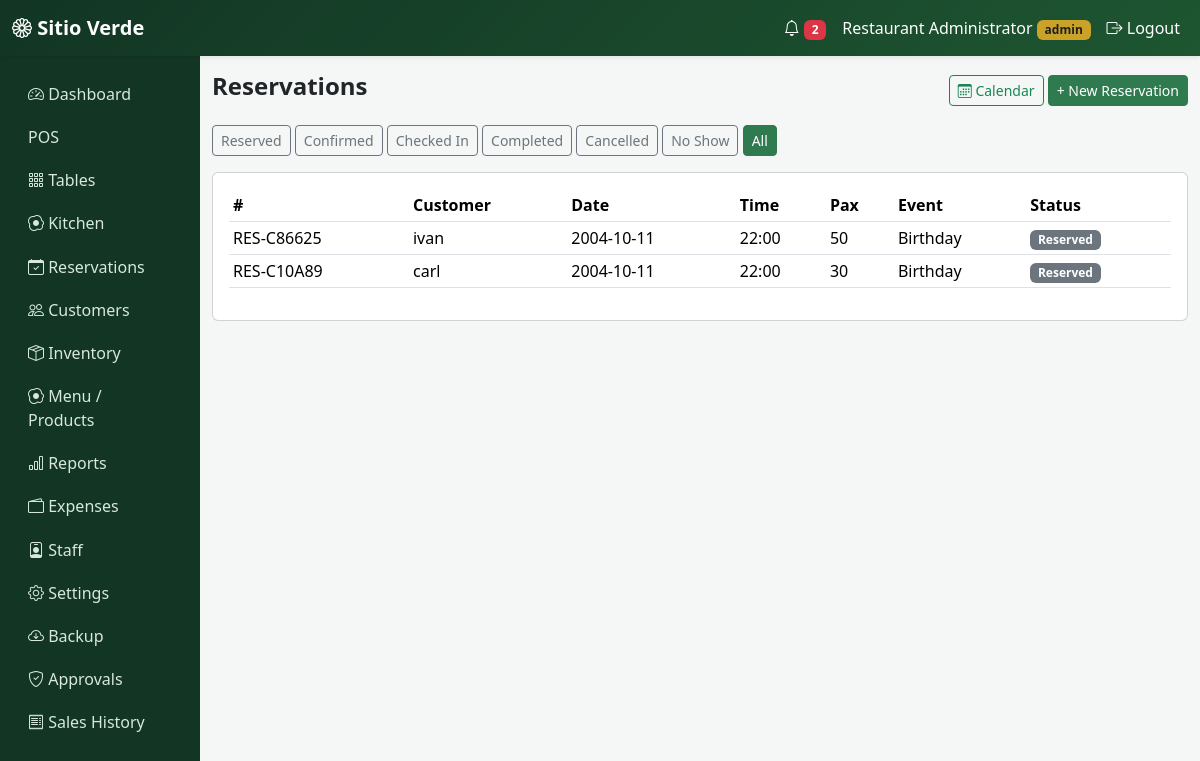
/reservations/ (signed in), run on the app's committed database.
### app/models.py (models this page shows, shortened)
class User(db.Model, UserMixin):
    id = db.Column(db.Integer, primary_key=True)
    username = db.Column(db.String(64), unique=True, nullable=False)
    password_hash = db.Column(db.String(256), nullable=False)
    role = db.Column(db.String(20), default="staff", nullable=False)  # admin | staff
    name = db.Column(db.String(120))
    active = db.Column(db.Boolean, default=True)
    created_at = db.Column(db.DateTime, default=datetime.utcnow)
    def is_admin(self):
        return self.role == "admin"

class Reservation(db.Model):
    id = db.Column(db.Integer, primary_key=True)
    reservation_number = db.Column(db.String(20), unique=True, nullable=False)
    inquiry_number = db.Column(db.String(20))
    customer_id = db.Column(db.Integer, db.ForeignKey("customer.id"))
    date = db.Column(db.Date, nullable=False)
    time = db.Column(db.Time, nullable=False)
    status = db.Column(db.String(20), default="Reserved")
    customer_name = db.Column(db.String(120), nullable=False)
    phone = db.Column(db.String(20))
    email = db.Column(db.String(120))
    pax = db.Column(db.Integer, nullable=False)
    event_type = db.Column(db.String(50))
    special_requests = db.Column(db.Text)
    assigned_staff = db.Column(db.String(120))
    confirmed_by = db.Column(db.String(120))
    date_confirmed = db.Column(db.DateTime)
    down_payment = db.Column(db.Float, default=0)
    arrival_time = db.Column(db.DateTime)
    actual_pax = db.Column(db.Integer)
    total_bill = db.Column(db.Float, default=0)
    remaining_balance = db.Column(db.Float, default=0)
    created_at = db.Column(db.DateTime, default=datetime.utcnow)
    attachments = db.relationship(
        "ReservationAttachment",
        backref="reservation",
        lazy=True,
        cascade="all, delete-orphan",
    )
    res_payments = db.relationship(
        "ReservationPayment",
        backref="reservation",
        lazy=True,
        cascade="all, delete-orphan",
    )

### app/reservations/routes.py (the view)
@reservations.route("/")
@login_required
def list_reservations():
    status = request.args.get("status")
    query = Reservation.query
    if status:
        query = query.filter_by(status=status)
    items = query.order_by(Reservation.date.desc(), Reservation.time.desc()).all()
    return render_template("reservations/list.html", items=items, status=status)

### app/notifications/helpers.py (called while the page is built)
def unread_notification_count():
    return Notification.query.filter_by(is_read=False).count()

### app/templates/reservations/list.html (shortened to what this page needs)
{% extends "base.html" %}
{% block content %}
<div class="d-flex justify-content-between align-items-center mb-3">
  <h4 class="fw-bold">Reservations</h4>
  <div>
    <a href="{{ url_for('reservations.calendar_view') }}" class="btn btn-outline-success btn-sm"><i class="bi bi-calendar3"></i> Calendar</a>
    <a href="{{ url_for('reservations.new_reservation') }}" class="btn btn-sv btn-sm">+ New Reservation</a>
  </div>
</div>
<div class="mb-3">
  {% for s in ['Reserved','Confirmed','Checked In','Completed','Cancelled','No Show'] %}
  <a href="{{ url_for('reservations.list_reservations', status=s) }}" class="btn btn-sm {{ 'btn-sv' if status==s else 'btn-outline-secondary' }}">{{ s }}</a>
  {% endfor %}
  <a href="{{ url_for('reservations.list_reservations') }}" class="btn btn-sm {{ 'btn-sv' if not status else 'btn-outline-secondary' }}">All</a>
</div>
<div class="card p-3">
<table class="table table-sm table-hover">
  <thead><tr><th>#</th><th>Customer</th><th>Date</th><th>Time</th><th>Pax</th><th>Event</th><th>Status</th></tr></thead>
  <tbody>
  {% for r in items %}
    <tr onclick="window.location='{{ url_for('reservations.detail', id=r.id) }}'" style="cursor:pointer">
      <td>{{ r.reservation_number }}</td><td>{{ r.customer_name }}</td><td>{{ r.date }}</td><td>{{ r.time.strftime('%H:%M') }}</td><td>{{ r.pax }}</td><td>{{ r.event_type }}</td>
      <td><span class="badge bg-secondary">{{ r.status }}</span></td>
    </tr>
  {% endfor %}
  </tbody>
</table>
</div>
{% endblock %}

### app/templates/base.html (shortened to what this page needs)
<!DOCTYPE html>
<html lang="en">
<head>
  <link href="https://cdn.jsdelivr.net/npm/bootstrap@5.3.3/dist/css/bootstrap.min.css" rel="stylesheet">
  <link href="https://cdn.jsdelivr.net/npm/bootstrap-icons@1.11.3/font/bootstrap-icons.css" rel="stylesheet">
  <link href="{{ url_for('static', filename='css/style.css') }}" rel="stylesheet">
</head>
<body>
{% if current_user.is_authenticated %}
<nav class="navbar navbar-expand-lg navbar-sv shadow-sm">
  <div class="container-fluid">
    <a class="navbar-brand fw-bold" href="{{ url_for('main.dashboard') }}"><i class="bi bi-flower1"></i> Sitio Verde</a>
    <div class="collapse navbar-collapse" id="nav1">
      <ul class="navbar-nav ms-auto align-items-lg-center">
        <li class="nav-item">
          <a class="nav-link" href="{{ url_for('notifications.list_notifications') }}">
            <i class="bi bi-bell"></i>
            {% if unread_notifications %}<span class="badge bg-danger">{{ unread_notifications }}</span>{% endif %}
          </a>
        </li>
        <li class="nav-item"><span class="nav-link">{{ current_user.name or current_user.username }} <small class="badge badge-sv">{{ current_user.role }}</small></span></li>
        <li class="nav-item"><a class="nav-link" href="{{ url_for('auth.logout') }}"><i class="bi bi-box-arrow-right"></i> Logout</a></li>
      </ul>
    </div>
  </div>
</nav>
<div class="container-fluid">
  <div class="row">
    <div class="col-lg-2 sidebar py-3 d-none d-lg-block">
      <a href="{{ url_for('main.dashboard') }}"><i class="bi bi-speedometer2"></i> Dashboard</a>
      <a href="{{ url_for('pos.index') }}"> POS</a>
      <a href="{{ url_for('tables_bp.layout') }}"><i class="bi bi-grid-3x3-gap"></i> Tables</a>
      <a href="{{ url_for('kitchen.queue') }}"><i class="bi bi-egg-fried"></i> Kitchen</a>
      <a href="{{ url_for('reservations.list_reservations') }}"><i class="bi bi-calendar-check"></i> Reservations</a>
      <a href="{{ url_for('customers.list_customers') }}"><i class="bi bi-people"></i> Customers</a>
      {% if current_user.is_admin() %}
      <a href="{{ url_for('inventory.list_items') }}"><i class="bi bi-box-seam"></i> Inventory</a>
      <a href="{{ url_for('admin.products') }}"><i class="bi bi-egg-fried"></i> Menu / Products</a>
      <a href="{{ url_for('reports.index') }}"><i class="bi bi-bar-chart"></i> Reports</a>
      <a href="{{ url_for('expenses.list_expenses') }}"><i class="bi bi-wallet2"></i> Expenses</a>
      <a href="{{ url_for('admin.users') }}"><i class="bi bi-person-badge"></i> Staff</a>
      <a href="{{ url_for('admin.settings') }}"><i class="bi bi-gear"></i> Settings</a>
      <a href="{{ url_for('admin.backup') }}"><i class="bi bi-cloud-arrow-down"></i> Backup</a>
      <a href="{{ url_for('pos.approvals') }}"><i class="bi bi-shield-check"></i> Approvals</a>
      {% endif %}
      <a href="{{ url_for('pos.history') }}"><i class="bi bi-receipt"></i> Sales History</a>
    </div>
    <div class="col-lg-10 py-3">
      {% block content %}{% endblock %}
    </div>
  </div>
</div>
{% else %}
  {% block guest_content %}{% endblock %}
{% endif %}
</body>
</html>

### app/static/css/style.css (style rules this page uses)
:root { --sv-green-900: #123524; --sv-green-700: #1e5631; --sv-green-600: #2f7a4f; --sv-green-100: #eaf5ec; --sv-gold: #c9a227; }
body { background: #f4f7f5; font-family: 'Segoe UI', system-ui, sans-serif; }
.navbar-sv { background: linear-gradient(135deg, var(--sv-green-900), var(--sv-green-700)); }
.navbar-sv .nav-link, .navbar-sv .navbar-brand { color: #fff !important; }
.sidebar { background: var(--sv-green-900); min-height: 100vh; }
.sidebar a { color: #d8e8dc; display:block; padding: .6rem 1rem; text-decoration:none; border-radius:6px; }
.btn-sv { background: var(--sv-green-600); border-color: var(--sv-green-600); color:#fff; }
.badge-sv { background: var(--sv-gold); color:#1e1e1e; }

### data on the page
User: name "Restaurant Administrator", role "admin"
Reservation: reservation_number "RES-C86625", customer_name "ivan", date "2004-10-11", time "22:00", pax "50", event_type "Birthday", status "Reserved"
Reservation: reservation_number "RES-C10A89", customer_name "carl", date "2004-10-11", time "22:00", pax "30", event_type "Birthday", status "Reserved"

### other printed values
{{ unread_notifications }} "2"
{{ s }} "Reserved" "Confirmed" "Checked In" "Completed" "Cancelled" "No Show"
